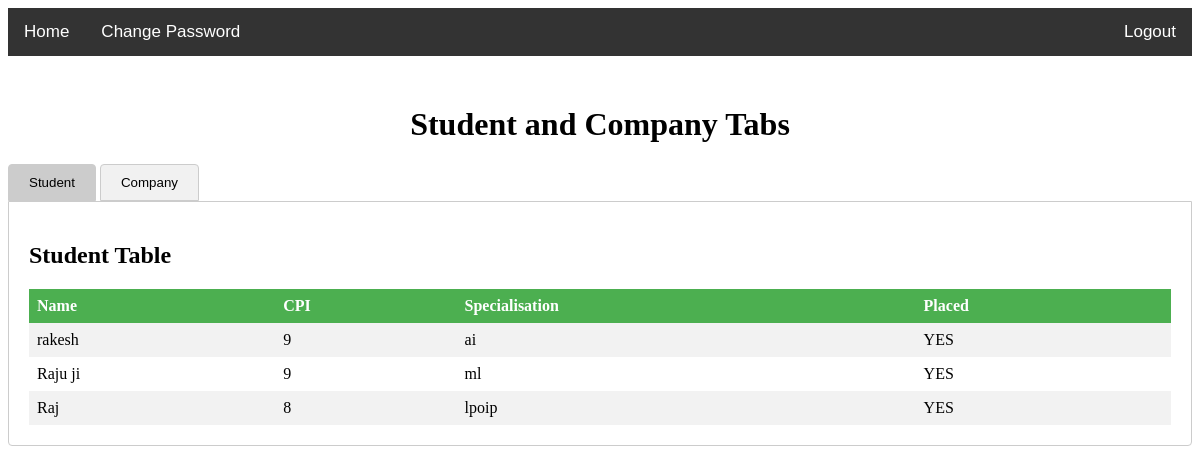
Screenshot of /alumnihomepage.php with the database file from the repository.
### tables this page shows
CREATE TABLE `students` (
  `id` int NOT NULL AUTO_INCREMENT COMMENT 'Primary Key',
  `name` varchar(100) NOT NULL,
  `email` varchar(100) NOT NULL,
  `password` varchar(100) NOT NULL,
  `age` int NOT NULL,
  `Mobile` decimal(10,0) NOT NULL,
  `specialisation` varchar(100) NOT NULL,
  `semester` int NOT NULL,
  `percentage10` float NOT NULL,
  `percentage12` float NOT NULL,
  `CPI` float NOT NULL,
  `year` int NOT NULL,
  `placed` varchar(3) NOT NULL,
  PRIMARY KEY (`id`),
  UNIQUE KEY `emailId` (`email`)
);

### alumnihomepage.php (the view, shortened to what this page needs)
<!DOCTYPE html>
<html lang="en">
<head>
</head>
<body>
    <div class="navbar">
        <a href="alumnihomepage.php">Home</a>
        <form method="post" action="updatepassword.php">
            <?php
              include 'dp.php';
            ?>
            <a href="updatepassword.php">Change Password</a>
        </form>
        <a href="logout.php" class="logout">Logout</a>
    </div>
    <h1>Student and Company Tabs</h1>
    <div>
        <button class="tab active" onclick="openTab(event, 'student')">Student</button>
        <button class="tab" onclick="openTab(event, 'company')">Company</button>
    </div>
    <div id="student" class="tabcontent" style="display: block;">
        <h2>Student Table</h2>
        <?php
        $sql = "SELECT * FROM students";
        $result = mysqli_query($conn, $sql);
        if (mysqli_num_rows($result) > 0) {
            echo "<table id='student_table'>";
            echo "<tr><th onclick=\"sortTable(0,'student_table')\">Name</th><th onclick=\"sortTable(1,'student_table')\">CPI</th><th onclick=\"sortTable(2,'student_table')\">Specialisation</th><th onclick=\"sortTable(3,'student_table')\">Placed</th></tr>";
            while ($row = mysqli_fetch_assoc($result)) {
                echo "<tr><td>" . $row["name"] . "</td><td>" . $row["CPI"] . "</td><td>" . $row["specialisation"] . "</td><td>" . $row["placed"] . "</td></tr>";
            }
            echo "</table>";
        } else {
            echo "No student data found.";
        }
        ?>
    </div>
</body>
</html>

### alumnihomepage.php (style rules this page uses)
.navbar { overflow: hidden; background-color: #333; font-family: Arial, sans-serif; }
.navbar a { float: left; color: white; text-align: center; padding: 14px 16px; text-decoration: none; font-size: 17px; }
.navbar a.logout { float: right; }
.tab { display: inline-block; background-color: #f1f1f1; border: 1px solid #ccc; border-radius: 4px 4px 0 0; padding: 10px 20px; cursor: pointer; user-select: none; }
.tab.active { background-color: #ccc; }
.tabcontent { display: none; border: 1px solid #ccc; padding: 20px; border-radius: 0 0 4px 4px; }
table { border-collapse: collapse; width: 100%; }
th, td { text-align: left; padding: 8px; }
tr:nth-child(even) { background-color: #f2f2f2; }
th { background-color: #4CAF50; color: white; cursor: pointer; }
h1 { text-align: center; margin-top: 50px; }

### rows the page displays
students: name "rakesh", CPI "9", specialisation "ai", placed "YES"
students: name "Raju ji", CPI "9", specialisation "ml", placed "YES"
students: name "Raj", CPI "8", specialisation "lpoip", placed "YES"
